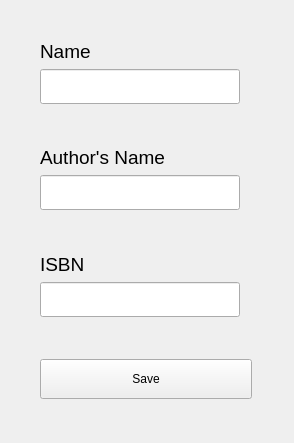
<?xml version="1.0" encoding="UTF-8"?>
<ui version="4.0">
 <class>AddBook</class>
 <widget class="QWidget" name="AddBook">
  <property name="geometry">
   <rect>
    <x>0</x>
    <y>0</y>
    <width>294</width>
    <height>443</height>
   </rect>
  </property>
  <property name="windowTitle">
   <string>Form</string>
  </property>
  <widget class="QWidget" name="">
   <property name="geometry">
    <rect>
     <x>40</x>
     <y>40</y>
     <width>212</width>
     <height>359</height>
    </rect>
   </property>
   <layout class="QVBoxLayout" name="verticalLayout_2">
    <item>
     <layout class="QVBoxLayout" name="verticalLayout">
      <item>
       <layout class="QFormLayout" name="formLayout">
        <item row="0" column="0">
         <widget class="QLabel" name="label">
          <property name="font">
           <font>
            <pointsize>14</pointsize>
           </font>
          </property>
          <property name="text">
           <string>Name</string>
          </property>
         </widget>
        </item>
        <item row="1" column="0">
         <widget class="QLineEdit" name="NameLE">
          <property name="minimumSize">
           <size>
            <width>200</width>
            <height>35</height>
           </size>
          </property>
         </widget>
        </item>
       </layout>
      </item>
      <item>
       <spacer name="horizontalSpacer">
        <property name="orientation">
         <enum>Qt::Horizontal</enum>
        </property>
        <property name="sizeHint" stdset="0">
         <size>
          <width>158</width>
          <height>28</height>
         </size>
        </property>
       </spacer>
      </item>
      <item>
       <layout class="QFormLayout" name="formLayout_2">
        <item row="0" column="0">
         <widget class="QLabel" name="label_2">
          <property name="font">
           <font>
            <pointsize>14</pointsize>
           </font>
          </property>
          <property name="text">
           <string>Author's Name</string>
          </property>
         </widget>
        </item>
        <item row="1" column="0">
         <widget class="QLineEdit" name="AuthorLE">
          <property name="minimumSize">
           <size>
            <width>200</width>
            <height>35</height>
           </size>
          </property>
         </widget>
        </item>
       </layout>
      </item>
      <item>
       <spacer name="horizontalSpacer_2">
        <property name="orientation">
         <enum>Qt::Horizontal</enum>
        </property>
        <property name="sizeHint" stdset="0">
         <size>
          <width>158</width>
          <height>28</height>
         </size>
        </property>
       </spacer>
      </item>
      <item>
       <layout class="QFormLayout" name="formLayout_3">
        <item row="0" column="0">
         <widget class="QLabel" name="label_3">
          <property name="font">
           <font>
            <pointsize>14</pointsize>
           </font>
          </property>
          <property name="text">
           <string>ISBN</string>
          </property>
         </widget>
        </item>
        <item row="1" column="0">
         <widget class="QLineEdit" name="ISBNLE">
          <property name="minimumSize">
           <size>
            <width>200</width>
            <height>35</height>
           </size>
          </property>
         </widget>
        </item>
       </layout>
      </item>
      <item>
       <spacer name="horizontalSpacer_3">
        <property name="orientation">
         <enum>Qt::Horizontal</enum>
        </property>
        <property name="sizeHint" stdset="0">
         <size>
          <width>158</width>
          <height>28</height>
         </size>
        </property>
       </spacer>
      </item>
     </layout>
    </item>
    <item>
     <widget class="QPushButton" name="SaveButton">
      <property name="minimumSize">
       <size>
        <width>150</width>
        <height>40</height>
       </size>
      </property>
      <property name="text">
       <string>Save</string>
      </property>
     </widget>
    </item>
   </layout>
  </widget>
 </widget>
 <resources/>
 <connections/>
</ui>
